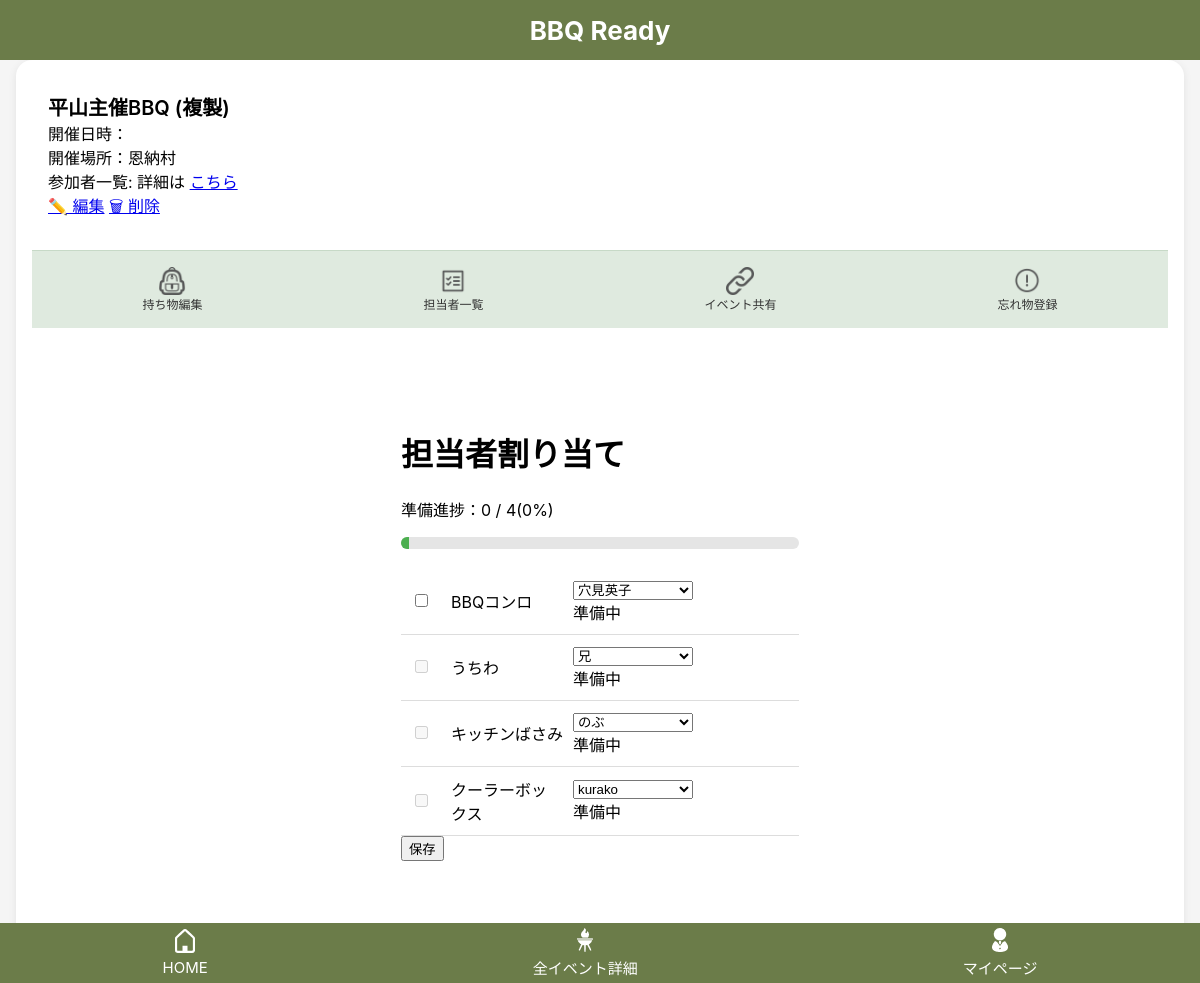
The app's page /events/101/assign/ (signed in) with its own data.
### bbq_app/models.py (models this page shows, shortened)
class Event(models.Model):
    user = models.ForeignKey(settings.AUTH_USER_MODEL, on_delete=models.CASCADE, related_name="events")
    name = models.CharField("イベント名", max_length=30)
    held_at = models.DateTimeField("開催日時", null=True, blank=True)
    location = models.CharField("開催場所", max_length=50, blank=True)
    created_at = models.DateTimeField("作成日時", auto_now_add=True)
    updated_at = models.DateTimeField("更新日時", auto_now=True)

class EventItem(models.Model):
    event = models.ForeignKey(Event, on_delete=models.CASCADE, related_name="event_items")
    bbq_item = models.ForeignKey(BbqItem, on_delete=models.CASCADE, related_name="event_items")
    is_selected = models.BooleanField(default=False)
    assignee = models.ForeignKey(
        "Participant",
        null=True,
        blank=True,
        on_delete=models.SET_NULL,
        related_name="assigned_items"
    )
    is_ready = models.BooleanField(default=False)
    created_at = models.DateTimeField(auto_now_add=True)
    updated_at = models.DateTimeField(auto_now=True)
    class Meta:
        constraints = [
            models.UniqueConstraint(
                fields=["event", "bbq_item"],
                name="unique_event_bbq_item"
            )
        ]

class BbqItem(models.Model):
    class Category(models.IntegerChoices):
        FIRE = 1, "火起こし・調理グッズ"
        PLACE = 2, "会場設営"
        FOOD = 3, "食材・飲み物"
        CONVENIENCE = 4, "便利グッズ"
        OTHER = 5, "その他"
    user = models.ForeignKey(settings.AUTH_USER_MODEL, null=True, blank=True, on_delete=models.CASCADE, related_name="bbq_items")
    name = models.CharField("持ち物名", max_length=50)
    category = models.IntegerField(choices=Category.choices)
    created_at = models.DateTimeField(auto_now_add=True)
    updated_at = models.DateTimeField(auto_now=True)

class Participant(models.Model):
    event = models.ForeignKey(Event, on_delete=models.CASCADE, related_name="participants")
    user = models.ForeignKey(
        settings.AUTH_USER_MODEL,
        null=True,
        blank=True,
        on_delete=models.SET_NULL,
        related_name="participant"
    )
    name = models.CharField("表示名", max_length=30)
    created_at = models.DateTimeField("作成日時", auto_now_add=True)
    updated_at = models.DateTimeField("更新日時", auto_now=True)

### bbq_app/views.py (the view, shortened to what this page needs)
# urls.py: path("events/<int:event_id>/assign/", views.item_assign, name="item_assign"),
@login_required
def item_assign(request, event_id):
    event = get_object_or_404(Event, id=event_id, user=request.user)
    Participant.objects.get_or_create(
        event=event,
        user=request.user,
        defaults={"name":request.user.first_name or request.user.username}
    )
    participants = Participant.objects.filter(event=event).order_by("id")
    items = (
        EventItem.objects
        .filter(event=event, is_selected=True)
        .select_related("bbq_item", "assignee")
        .order_by("id")
    )
    total_count = items.count()
    ready_count = items.filter(is_ready=True).count()
    progress_percent = int((ready_count / total_count) * 100 ) if total_count else 0
    return render(
        request,
        "bbq_app/item_assign.html",
        {
            "event": event,
            "participants": participants,
            "items": items,
            "total_count": total_count,
            "ready_count": ready_count,
            "progress_percent": progress_percent
        }
    )

### bbq_app/templates/bbq_app/item_assign.html (shortened to what this page needs)
{% extends "bbq_app/base.html" %}
{% block header %}
  {% include "bbq_app/partials/event_header.html" %}
{% endblock %}
{% block content %}
<h1>担当者割り当て</h1>
<p>準備進捗：{{ ready_count }} / {{ total_count }}({{ progress_percent }}%)</p>
<div class="progress-area">
    <div class="progress-bar">
        <div class="progress-bar__fill" style="width: {{ progress_percent }}%; min-width: 8px;"></div>
    </div>
</div>
<form method="post">
    <ul class="assign-list">
        {% for event_item in items %}
            <li class="assign-row">
                <div class="assign-check">
                    {% if event_item.assignee and event_item.assignee.user == event.user %}
                        <input
                            type="checkbox"
                            name="ready_items"
                            value="{{ event_item.id }}"
                        >
                    {% else %}
                        <input
                            type="checkbox"
                            disabled
                        >
                    {% endif %}
                </div>
                <div class="assign-select">
                    {{ event_item.bbq_item.name }}
                </div>
                <div class="assign-select">
                    <select name="assignee_{{ event_item.id }}">
                        {% for participant in participants %}
                            {% if participant.user == event.user %}
                                <option value="{{ participant.id }}"
                                    {% if event_item.assignee_id == participant.id %}selected{% endif %}>
                                    {{ participant.name }}
                                </option>
                            {% endif %}
                        {% endfor %}
                        {% for participant in participants %}
                            {% if participant.user != event.user %}
                                <option value="{{ participant.id }}"
                                    {% if event_item.assignee_id == participant.id %}selected{% endif %}>
                                    {{ participant.name }}
                                </option>
                            {% endif %}
                        {% endfor %}
                    </select>
                <div class="assign_status">
                    {% if not event_item.assignee %}
                        担当者未設定
                    {% elif event_item.is_ready %}
                        準備完了
                    {% else %}
                        準備中
                    {% endif %}
                </div>
            </li>
        {% empty %}
            <li>必要な持ち物がありません。</li>
        {% endfor %}
    </ul>
    <button type="submit">保存</button>
</form>
{% endblock %}

### bbq_app/templates/bbq_app/partials/event_header.html (shortened to what this page needs)
{% load static %}
{% include "bbq_app/partials/top_bar.html" %}
{% if event %}
<div class="event-header">
  <div class="event_header__top">
    <div>
      <div class="event-header__title">{{ event.name }}</div>
      <div class="event-header__meta">
        開催日時：{{ event.held_at|date:"Y年m月d日 H:i" }}<br>
        開催場所：{{ event.location }}<br>
        参加者一覧: 詳細は
        <a href="#" onclick="openParticipantsModal(); return false;">こちら</a>
      </div>
    </div>
    <div class="event-header__actions">
      <a href="{% url 'event_edit' event.id %}">✏️ 編集</a>
      <a href="#" onclick="openDeleteModal({{ event.id }}); return false;">🗑 削除</a>
    </div>
  </div>
  <div class="event-header__nav">
    <a href="{% url 'item_edit' event.id %}"
       class="{% if request.resolver_match.url_name == 'item_edit' %}active{% endif %}">
      <img src="{% static 'bbq_app/images/item_edit.png' %}" width="28">
      <span>持ち物編集</span>
    </a>
    <a href="{% url 'item_assign' event.id %}"
       class="{% if request.resolver_match.url_name == 'item_assign' %}active{% endif %}">
      <img src="{% static 'bbq_app/images/event_participants.png' %}" width="28">
      <span>担当者一覧</span>
    </a>
    <a href="{% url 'event_share' event.id %}"
       class="{% if request.resolver_match.url_name == 'event_share' %}active{% endif %}">
      <img src="{% static 'bbq_app/images/event_share.png' %}" width="28" alt="共有">
      <span>イベント共有</span>
    </a>
    <a href="#"
       onclick="openForgotModal(); return false;">
      <img src="{% static 'bbq_app/images/forgot_item.png' %}" width="28">
      <span>忘れ物登録</span>
    </a>
  </div>
{% endif %}

### bbq_app/static/bbq_app/css/style.css (style rules this page uses)
body { margin:0 ; background: #f5f5f5; font-family: -apple-system, BlinkMacSystemFont, "Helvetica Neue", sanserif; }
.event-header__nav { display: flex; justify-content: space-around; background: #dfeadf; padding: 10px 0; border-top: 1px solid #c7d9c7; margin-top: 12px; }
.event-header__nav a { display: flex; flex-direction: column; align-items: center; text-decoration: none; font-size: 12px; color: #333; padding: 6px 10px; border-radius: 6px; transition: 0.2s; }
.event-header { background: white; border-radius: 16px; margin: 16px; padding: 16px; box-shadow: 0 2px 8px rgba(0,0,0,0.08); margin-top: 60px; }
.event_header__top { padding: 16px; }
.event-header__title { font-size:20px; font-weight:600; }
.progress-area { margin: 12px 0 20px; }
.progress-bar { width: 100%; height: 12px; background: #e5e5e5; border-radius: 999px; overflow: hidden; }
.progress-bar__fill { height: 100%; background: #4caf50; transition: width 0.3s ease; }
.assign-list { list-style: none; margin: 0; padding: 0; }
.assign-row { display: grid; grid-template-columns: 40px 1.4fr auto 1.2fr; align-items: center; gap: 10px; padding: 10px 0; border-bottom: 1px solid #ddd; }
.assign-check { text-align: center; }
.assign-select select { width: auto; min-width: 120px; }

### records on screen
Event: name "平山主催BBQ (複製)", location "恩納村"
EventItem: bbq_item.name "BBQコンロ", assignee+id "穴見英子", shows "準備中"
EventItem: bbq_item.name "うちわ", assignee+id "兄", shows "準備中"
EventItem: bbq_item.name "キッチンばさみ", assignee+id "のぶ", shows "準備中"
EventItem: bbq_item.name "クーラーボックス", assignee+id "kurako", shows "準備中"

### other values on screen
{{ ready_count }} "0"
{{ total_count }} "4"
{{ progress_percent }} "0"
